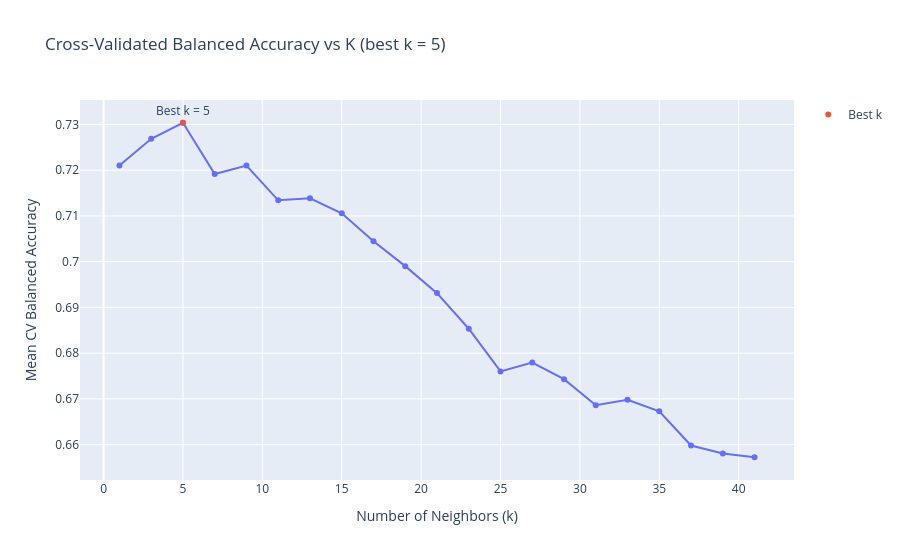

Notebook code for this chart:
### Markdown cell above
Using 5-fold cross-validation, the KNN model achieved its highest balanced accuracy at k = 5, with a CV balanced accuracy of 0.730. This means that, on average, the model correctly identifies about 73% of individuals in each obesity category, accounting for class imbalances.

### Code cell
# plot mean CV balanced accuracy vs k
fig = px.line(
    results_df,
    x="k",
    y="mean_score",
    title=f"Cross-Validated Balanced Accuracy vs K (best k = {best_k})",
    markers=True,
    labels={"k": "Number of Neighbors (k)", "mean_score": "Mean CV Balanced Accuracy"}
)
fig.add_scatter(
    x=[best_k],
    y=[best_score],
    mode="markers+text",
    text=[f"Best k = {best_k}"],
    textposition="top center",
    name="Best k"
)
fig.update_layout(hovermode="x unified")
fig.show()

### Figure 1 — Plotly figure (JSON) as saved in the notebook; plotly's stock layout.template omitted (floating-point values rounded to 4 significant figures)
{"data": [{"hovertemplate": "Number of Neighbors (k)=%{x}<br>Mean CV Balanced Accuracy=%{y}<extra></extra>", "legendgroup": "", "line": {"color": "#636efa", "dash": "solid"}, "marker": {"symbol": "circle"}, "mode": "lines+markers", "name": "", "orientation": "v", "showlegend": false, "type": "scatter", "x": [1, 3, 5, 7, 9, 11, 13, 15, 17, 19, 21, 23, 25, 27, 29, 31, 33, 35, 37, 39, 41], "xaxis": "x", "y": [0.721, 0.7269, 0.7304, 0.7192, 0.721, 0.7134, 0.7139, 0.7106, 0.7045, 0.699, 0.6931, 0.6853, 0.676, 0.678, 0.6743, 0.6686, 0.6698, 0.6673, 0.6598, 0.658, 0.6572], "yaxis": "y"}, {"mode": "markers+text", "name": "Best k", "text": ["Best k = 5"], "textposition": "top center", "type": "scatter", "x": [5], "y": [0.7304]}], "layout": {"hovermode": "x unified", "legend": {"tracegroupgap": 0}, "title": {"text": "Cross-Validated Balanced Accuracy vs K (best k = 5)"}, "xaxis": {"anchor": "y", "domain": [0, 1], "title": {"text": "Number of Neighbors (k)"}}, "yaxis": {"anchor": "x", "domain": [0, 1], "title": {"text": "Mean CV Balanced Accuracy"}}}}
